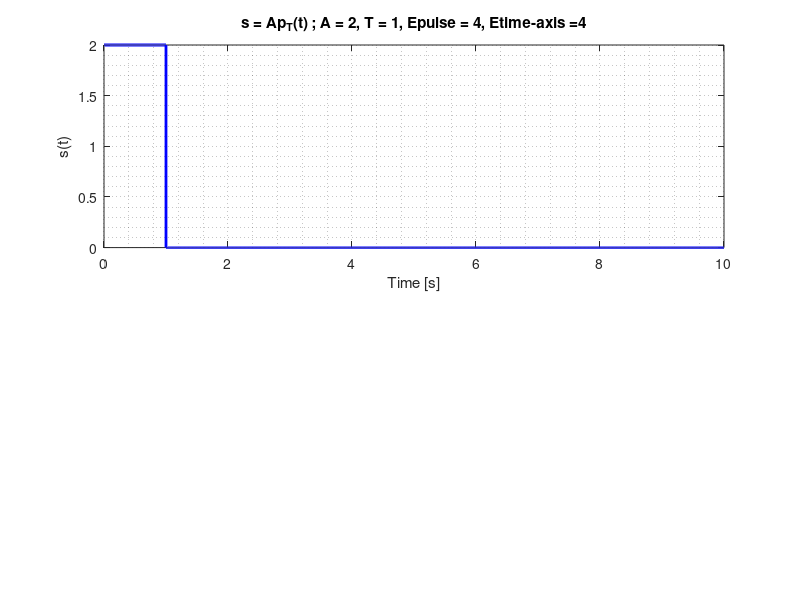

Write the MATLAB code that produced this figure. (Note: this script raises an error after producing the figure.)
%% Clean workspace
clearvars        % Deletes all the variables in the current workspace
close all force  % Closes all the MATLAB windows except for the IDE     
clc              % Clean the Command Window (but not the hystory)

%% Define simulation parameters for rectangular pulse
A = 2; % rect. pulse amplitude
T = 1; % rect. pulse duration [sec]
Tmin = 0; % Lower limit of observation time-window [sec]
Tmax = 10*T; % Upper limit of observation time-window [sec]
fs=1e4;  % sampling frequency - [samples/second]
Ts=1/fs;  % sampling time (i.e., time resolution) - [seconds]
f0=1/T;

%% create Cartesian time/frequency axes (according to simulation parameters) 
t=Tmin:Ts:Tmax-Ts;  % time axis
N = Tmax*fs; % Total number of samples in time axis
NT = T*fs; % Number of samples of rectangular pulse

fres=fs/N;          % frequency spacing/resolution (depends only on the observation time T_{max})
f=0:fres:fs-fres;   % frequency axis
ff=f-fs/2;          % symmetric frequency axis (fundamental interval)

%% Task 2: design the rectangular pulse with amplitude A and duration T on the defined time axis
s = zeros(1,N);
s(1:NT)=A;

%% Energy
energy_analytically= (A^2)*T; %TRUE
energy_time_axis= sum(s.^2)*Ts;  % mdp rule time axis
% E_tpz_t = (Ts/2)*(s(1)^2+s(end)^2+2*sum(s(2:end-1).^2)) % trapezoidal rule time axis 

%% Fourier
S = fft(s);         % FFT spectrum of the rectangular pulse
M = abs(S*Ts);      % magnitude of the fft spectrum
MM = fftshift(M);   % two-sided amplitude spectrum (even function of frequency) --> show the amplitude spectrum in [-fs/2:fs/2-fres]
energy_freq_axis=sum(abs(M).^2)*fres;

%% Task 3: plot the signal [time-domain]
figure('Name','Signal plot [Time domain] and Double-sided amplitude spectrum [frequency domain]') % creates an empty figure with title
subplot(2,1,1)
plot(t,s,'b','LineWidth',2)  % creates a Cartesian plot using time axis as x-axis and signal values as y-axis 

%% Plot
% Retrieve hanlde of Cartesian axes in current figure
ax = gca;

% Set labels to the current axes
xlabel(ax,'Time [s]')
ylabel(ax,'s(t)')

% Set title to the current axes
title(ax,sprintf('s = Ap_T(t) ; A = %d, T = %d, Epulse = %d, Etime-axis =%d',A,T,energy_analytically,energy_time_axis))

% Display axes grid lines 
grid(ax,"minor")

% Set axes fontsize
ax.FontSize = 16;
 
subplot(2,1,2)
plot(ff,MM,'r','LineWidth',2)

ax = gca;
xlabel(ax,'frequency [Hz]');
ylabel(ax,'|S(f)|');
grid(ax,"minor")
ax.FontSize = 16;
xlim([-20 +20])
title(ax,sprintf('Double-sided amplitude spectrum; Epulse = %d, Efreq-axis =%d',energy_analytically,energy_freq_axis))

%% Lobes
K=100;
samples_lobe=f0/fres;
lobes=(1:K);
energy_lobe= zeros(1,K);
interval=M(1:samples_lobe);
tot= 2 * (sum(abs(interval).^2)*fres) - abs(interval(1)).^2 * fres;
energy_lobe(1) = tot;

for i=1:(K-1)
    interval= M(i*samples_lobe+1 : (i+1) * samples_lobe);
    tot=tot+ 2*sum(abs(interval).^2)*fres;
    energy_lobe(i+1)=tot;
end

%% 10 lobes
figure
grid on
hold on
box on
plot(lobes(1:10), energy_lobe(1:10)/energy_freq_axis, '-o', 'LineWidth', 1.5);
title({['A=', num2str(A), ' T=', num2str(T)]});
xlabel('Number of lobes', 'LineWidth', 1.5)
ylabel('Energy percentage', 'LineWidth', 1.5)

%% 100 lobes
figure
grid on
hold on
box on
plot(lobes,energy_lobe/energy_freq_axis,"LineWidth",1.5);
title({['A=', num2str(A),' T=',num2str(T)]});
xlabel('number of lobes',LineWidth=1.5)
ylabel('Energy percentage',LineWidth=1.5)
axis([10 K energy_lobe(10)/energy_freq_axis 1]) %for zooming the plot